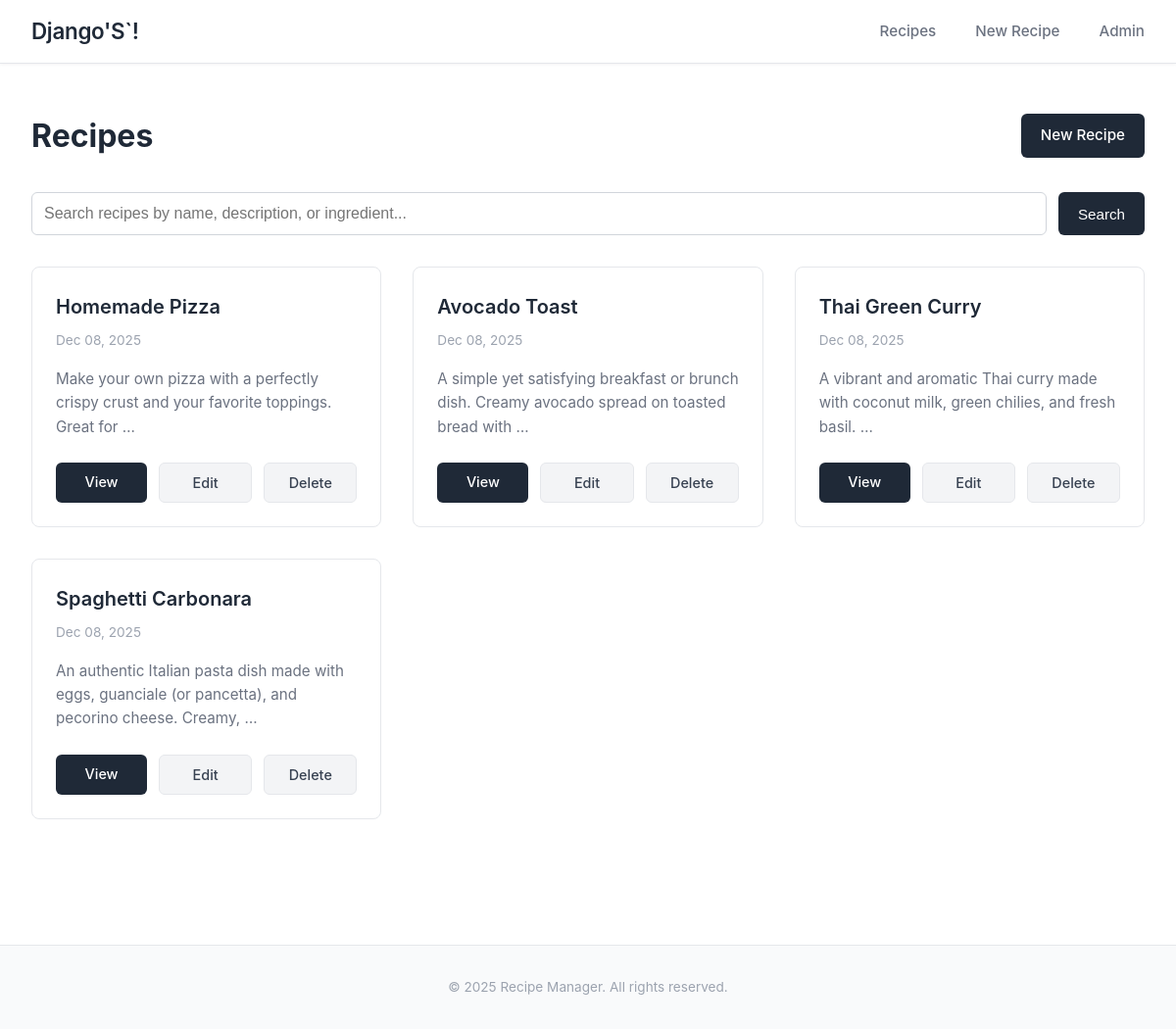
The app's page /, older data.
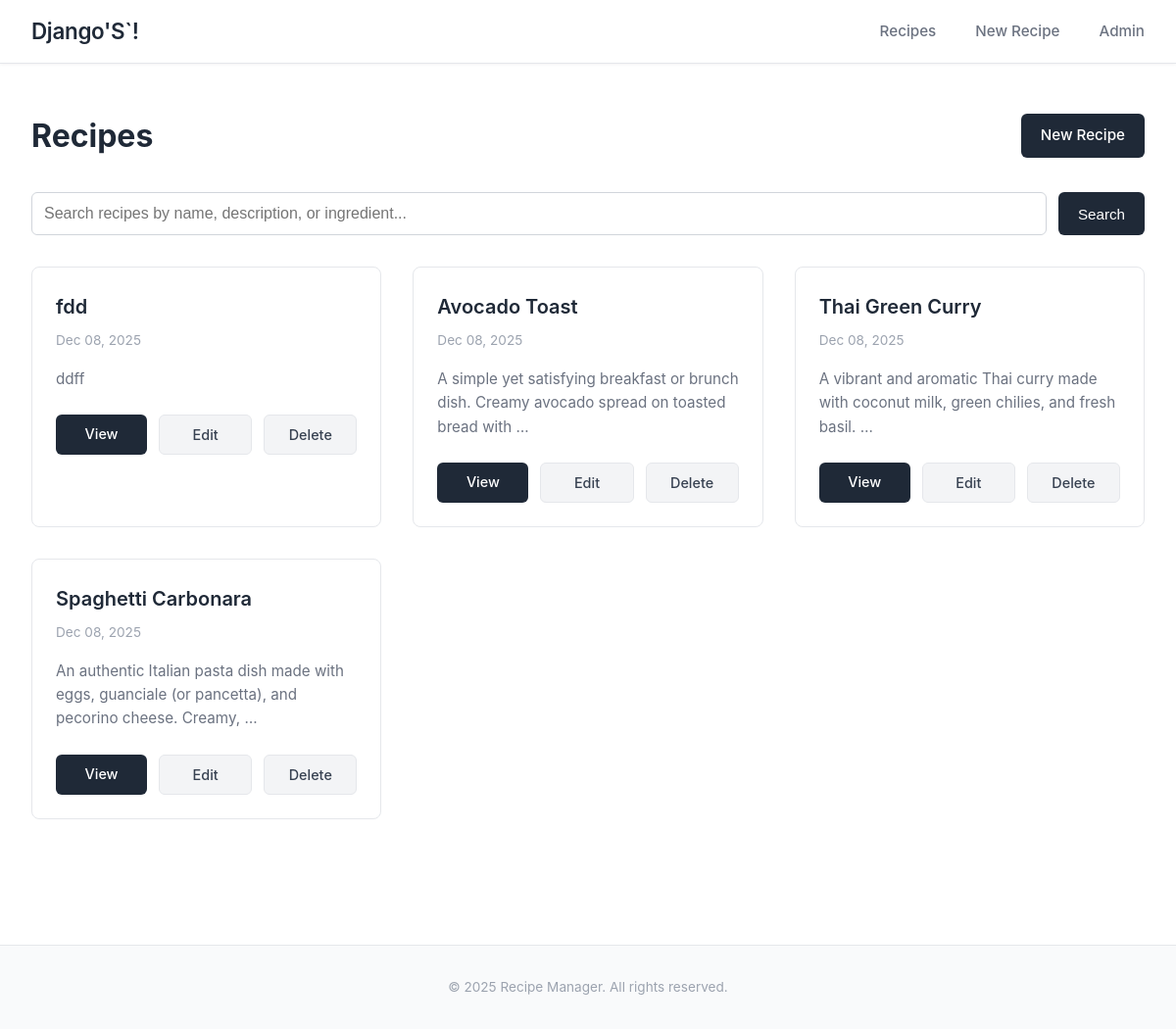
The same page, newer data.
### recipes/models.py (models this page shows, shortened)
class Recipe(models.Model):
    title = models.CharField(max_length=200)
    description = models.TextField(blank=True, null=True)
    instructions = models.TextField(blank=True, null=True)
    prep_time = models.IntegerField(blank=True, null=True, help_text="Prep time in minutes")
    cook_time = models.IntegerField(blank=True, null=True, help_text="Cook time in minutes")
    servings = models.IntegerField(blank=True, null=True, default=4)
    created_at = models.DateTimeField(auto_now_add=True)
    updated_at = models.DateTimeField(auto_now=True)

### recipes/views.py (the view)
# urls.py: path('', views.recipe_list, name='recipe_list'),
def recipe_list(request):
    recipes = Recipe.objects.all().order_by('-created_at')
    search_query = request.GET.get('q', '')
    if search_query:
        recipes = recipes.filter(
            Q(title__icontains=search_query) |
            Q(description__icontains=search_query) |
            Q(ingredients__name__icontains=search_query)
        ).distinct()
    return render(request, 'recipes/recipe_list.html', {
        'recipes': recipes,
        'search_query': search_query
    })

### recipes/templates/recipes/recipe_list.html (shortened to what this page needs)
{% extends 'recipes/base.html' %}
{% block content %}
    <div class="page-header">
        <h1>Recipes</h1>
        <a href="{% url 'recipe_create' %}" class="btn btn-primary">New Recipe</a>
    </div>
    <div class="search-bar">
        <form method="GET" style="display: flex; gap: 0.75rem; width: 100%;">
            <input
                type="text"
                name="q"
                placeholder="Search recipes by name, description, or ingredient..."
                value="{{ search_query }}"
            >
            <button type="submit" class="btn btn-primary">Search</button>
        </form>
    </div>
    {% if recipes %}
        <div class="recipe-grid">
            {% for recipe in recipes %}
                <div class="recipe-card">
                    <div class="recipe-card-content">
                        <div class="recipe-title">{{ recipe.title }}</div>
                        <div class="recipe-meta">{{ recipe.created_at|date:"M d, Y" }}</div>
                        <div class="recipe-description">
                            {% if recipe.description %}
                                {{ recipe.description|truncatewords:15 }}
                            {% else %}
                                <em>No description added</em>
                            {% endif %}
                        </div>
                        <div class="recipe-actions">
                            <a href="{% url 'recipe_detail' recipe.pk %}" class="btn btn-primary">View</a>
                            <a href="{% url 'recipe_update' recipe.pk %}" class="btn btn-secondary">Edit</a>
                            <a href="{% url 'recipe_delete' recipe.pk %}" class="btn btn-secondary">Delete</a>
                        </div>
                    </div>
                </div>
            {% endfor %}
        </div>
    {% endif %}
{% endblock %}

Row changes from the older to the newer data that the page shows:
removed Recipe: title "Homemade Pizza", created_at "Dec 08, 2025", description "Make your own pizza with a perfectly crispy crust and your favorite toppings. Great for …"
added Recipe: title "fdd", created_at "Dec 08, 2025", description "ddff"
